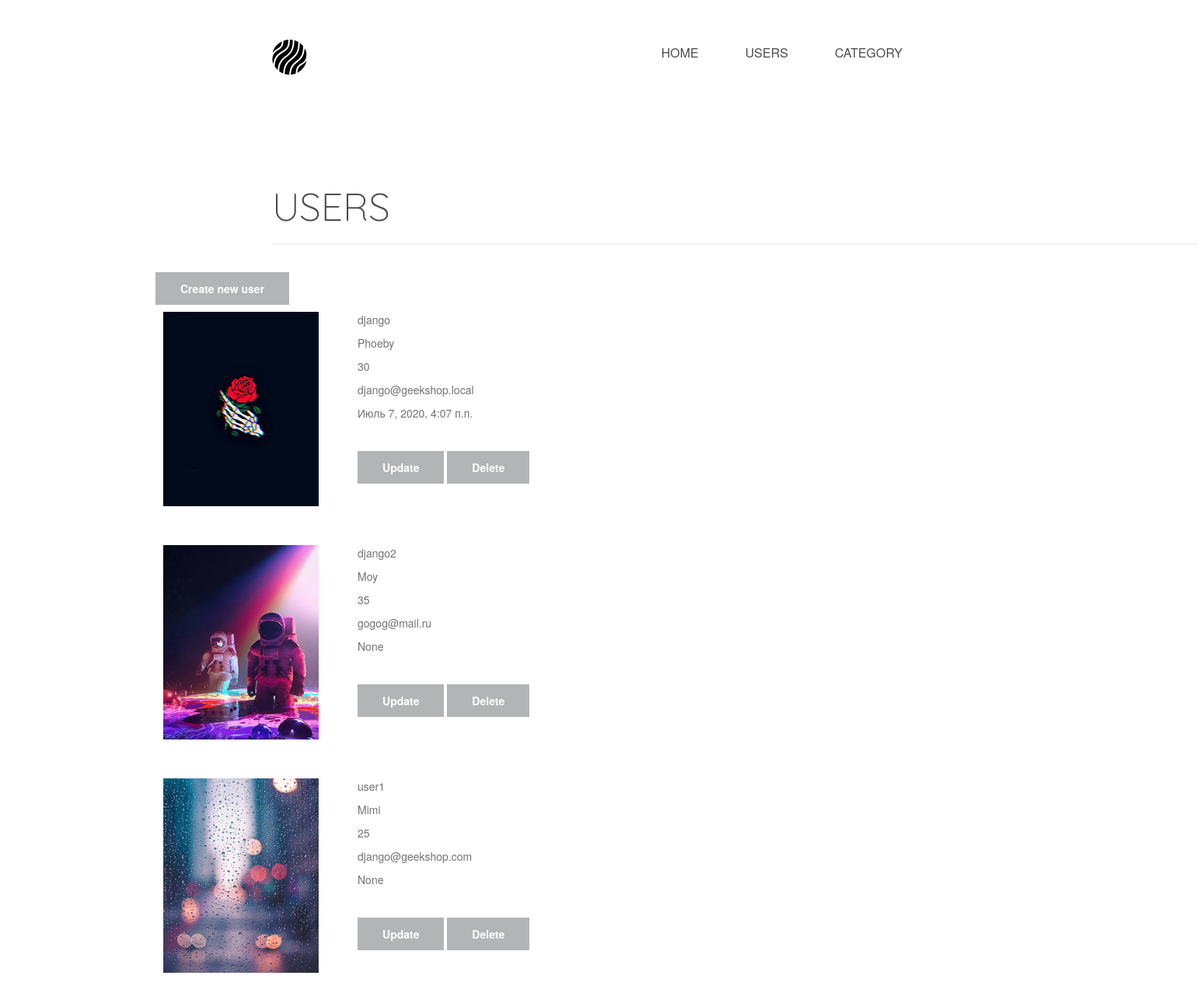
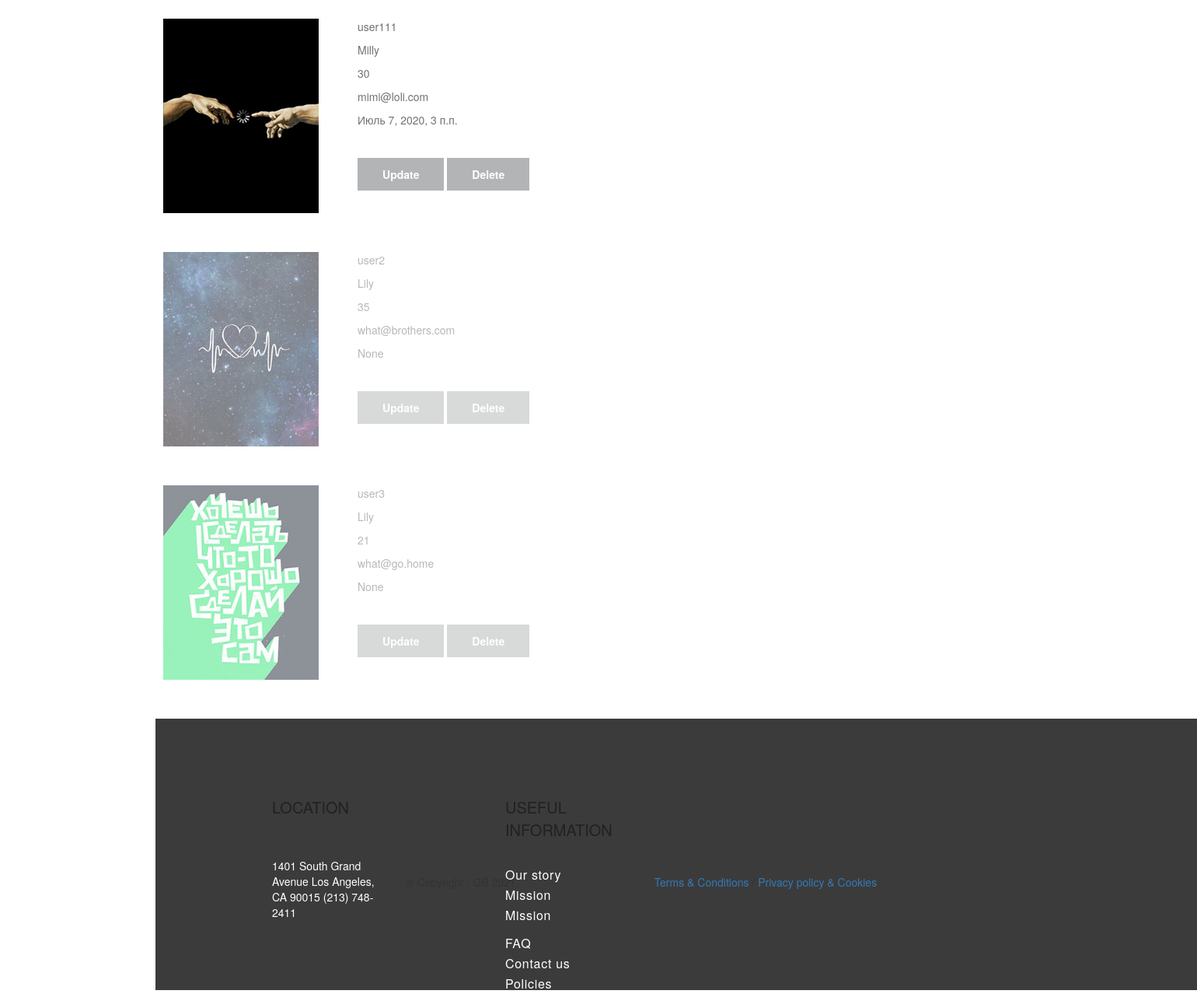
The app's page /myadmin/ (signed in) with its own data (2 pictures, top to bottom).
### authapp/models.py (models this page shows)
class ShopUser(AbstractUser):
    avatar = models.ImageField(upload_to='users_avatars', blank=True)
    age = models.PositiveIntegerField(verbose_name='возраст', null=True)

### myadminapp/views.py (the view)
# urls.py: path('', basketapp.index, name='index'),
@user_passes_test(lambda x: x.is_superuser)
def index(request):
    users_list = ShopUser.objects.all().order_by('-is_active', '-is_superuser', '-is_staff', 'username')
    content = {
        'title': 'Admin | User',
        'object_list': users_list
    }
    return render(request, 'myadminapp/index.html', content)

### myadminapp/templates/myadminapp/index.html (shortened to what this page needs)
{% extends 'myadminapp/base.html' %}
{% load static %}
{% block container %}
    {% include 'myadminapp/includes/inc__admin_menu.html' %}
    <div class="address-h2-us">Users</div>
    <div class="shape"><img src=" {% static 'img/Shape.svg' %}" alt="pic"></div>
    <br>
    <br>
    <a href="{% url 'myadmin:user_create' %}" class="block_button">Create new user</a>
    <br>
    <br>
   {% for shop_user in object_list %}
   <div class="user_activity {% if not shop_user.is_active %} user_not_active {% endif %}">
      <div class="user_block">
          <div class="user_block_pic"><img src="/media/{{ shop_user.avatar }}" alt="{{ shop_user.username }}" width="200px;"> </div>
               <div class="user_description">
                    <p class="user_txt_name">{{ shop_user.username }}</p>
                    <p class="user_txt_name">
                        {% if shop_user.first_name %}
                            {{ shop_user.first_name|title }}
                        {% endif %}
                    </p>
                    <p class="user_txt_other">{{ shop_user.age }}</p>
                    <p class="user_txt_email">{{ shop_user.email }}</p>
                    <p class="user_txt_other">{{ shop_user.last_login }}</p>
                    <br>
                    <br>
                    <a href="{% url 'myadmin:user_update' shop_user.pk %}" class="block_button">Update</a>
                    <a href="{% url 'myadmin:user_delete' shop_user.pk %}" class="block_button">Delete</a>
               </div>
      </div>
   </div>
    {% endfor %}
{% endblock %}

### myadminapp/templates/myadminapp/base.html (shortened to what this page needs)
<!DOCTYPE html>
{% load static %}
<html lang="en">
<head>
    {% block css %}
        <link rel="stylesheet" type="text/css" href="{% static 'css/style.css' %}">
        <link rel="stylesheet" type="text/css" href="{% static 'css/bootstrap.min.css' %}">
        <link rel="stylesheet" type="text/css" href="{% static 'bootstrap-theme.min.css' %}">
    {% endblock %}
</head>
<body>
    <div class="container">
    {% block container %}
    {% endblock %}
    {% block footer %}
        <div class="footer">
            <div class="information text clearfix">
                <div class="block">
                    <p class="information-h2">Location</p>
                    <br>
                    <p class="z2">1401 South Grand Avenue Los Angeles, CA 90015 (213) 748-2411</p>
                </div>
                <div class="block">
                    <p class="information-h2">Useful Information</p>
                    <ul class="inf_list">
                        <li class="inf_list_li"><a href="#" class="url_footer">Our story</a></li>
                        <li class="inf_list_li"><a href="#" class="url_footer">Mission</a></li>
                        <li class="inf_list_li"><a href="#" class="url_footer">Mission</a></li>
                    </ul>
                    <ul class="inf_list">
                        <li class="inf_list_li"><a href="#" class="url_footer">FAQ</a></li>
                        <li class="inf_list_li"><a href="#" class="url_footer">Contact us</a></li>
                        <li class="inf_list_li"><a href="#" class="url_footer">Policies</a></li>
                    </ul>
                </div>
            </div>
                  <div class="footer-three-col-grid">
                        <div class="footer-grid-item">
                            <p class="footer_txt">© Copyright - GB {% now "Y" %}. </p>
                        </div>
                        <div class="footer-grid-item">
                            <a href="#" class="url_footer_2">Terms & Conditions</a> / <a href="#" class="url_footer_2">Privacy policy & Cookies</a>
                        </div>
                    </div>
       </div>
    {% endblock %}
</div>
</body>
</html>

### myadminapp/templates/myadminapp/includes/inc__admin_menu.html
<div class="header clearfix">
            <a href="{% url 'main:index' %}"> <img class="logo" src="/static/img/logo.svg"></a>
            <ul class="menu clearfix">
                <li class="menu-list">
                    <a href="{% url 'main:index' %}" class="menu-link">Home</a>
                </li>
                <li class="menu-list">
                    <a href="{% url 'myadmin:index' %}" class="menu-link">Users</a>
                </li>
                <li class="menu-list">
                    <a href="#" class="menu-link">Category</a>
                </li>
            </ul>
</div>

### static/css/style.css (style rules this page uses)
* { margin: 0; padding: 0; }
body { font-family: 'Open Sans', sans-serif; }
.clearfix:after { content: ""; display: table; clear: both; }
.container { width: 1500px; margin: 0 auto; }
.header { height: 130px; }
.menu { padding-top: 57px; padding-right: 149px; float: right; text-align: right; }
.menu-list { list-style-type: none; float: left; }
.menu-link { text-decoration: none; color: #4d4d4d; font-size: 16px; font-weight: 400; text-transform: uppercase; padding: 15px 30px; }
.logo { padding-left: 150px; padding-top: 51px; float: left; }
.block_button { text-decoration: none; text-align: center; padding: 11px 32px; border: none; font-weight: bold; color: #ffffff; background-color: #b3b4b5; }
.address-h2-us { padding-left: 150px; padding-top: 100px; font-family: 'Quicksand', sans-serif; color: #4d4d4d; font-size: 50px; font-weight: 300; text-transform: uppercase; }
.shape { padding-left: 150px; }
.footer { float: left; width: 1500px; height: 349px; background-color: #3b3b3b; }
.block { padding-top: 100px; padding-left: 150px; width: 300px; height: 200px; float: left; text-align: left; color: white; }
.inf_list { display: block; list-style-type: none; float: left; width: 150px; }
.inf_list_li { color: #ffffff; font-size: 14px; }
.information-h2 { color: #212121; margin-bottom: 30px; font-size: 20px; font-weight: 300; text-transform: uppercase; }
.url_footer, z2 { text-decoration: none; color: #ffffff; font-size: 16px; font-weight: 300; line-height: 26px; letter-spacing: 0.7px; }
.footer-three-col-grid { width: 1500px; padding-left: 200px; }
.footer-grid-item { float: left; width: 390px; text-align: center; }
.user_not_active { opacity: 0.5; }
.user_block { width: 1500px; float: left; padding-bottom: 50px; }
.user_block_pic { width: 200px; padding-left: 10px; padding-right: 30px; float: left; }
.user_activity { color: #000000; font-size: 14px; font-weight: 100; float: left; }
.user_description { padding-left: 60px; padding-bottom: 30px; width: 500px; float: left; }
.user_txt_other { color: #727272; }
.user_txt_email { color: #727272; }
.user_txt_name { color: #727272; }

### records on screen
ShopUser: avatar (picture), username "django", first_name "Phoeby", age "30", email "django@geekshop.local", last_login "Июль 7, 2020, 4:07 п.п."
ShopUser: avatar (picture), username "django2", first_name "Moy", age "35", email "gogog@mail.ru", last_login "None"
ShopUser: avatar (picture), username "user1", first_name "Mimi", age "25", email "django@geekshop.com", last_login "None"
ShopUser: avatar (picture), username "user111", first_name "Milly", age "30", email "mimi@loli.com", last_login "Июль 7, 2020, 3 п.п."
ShopUser: avatar (picture), username "user2", first_name "Lily", age "35", email "what@brothers.com", last_login "None"
ShopUser: avatar (picture), username "user3", first_name "Lily", age "21", email "what@go.home", last_login "None"
